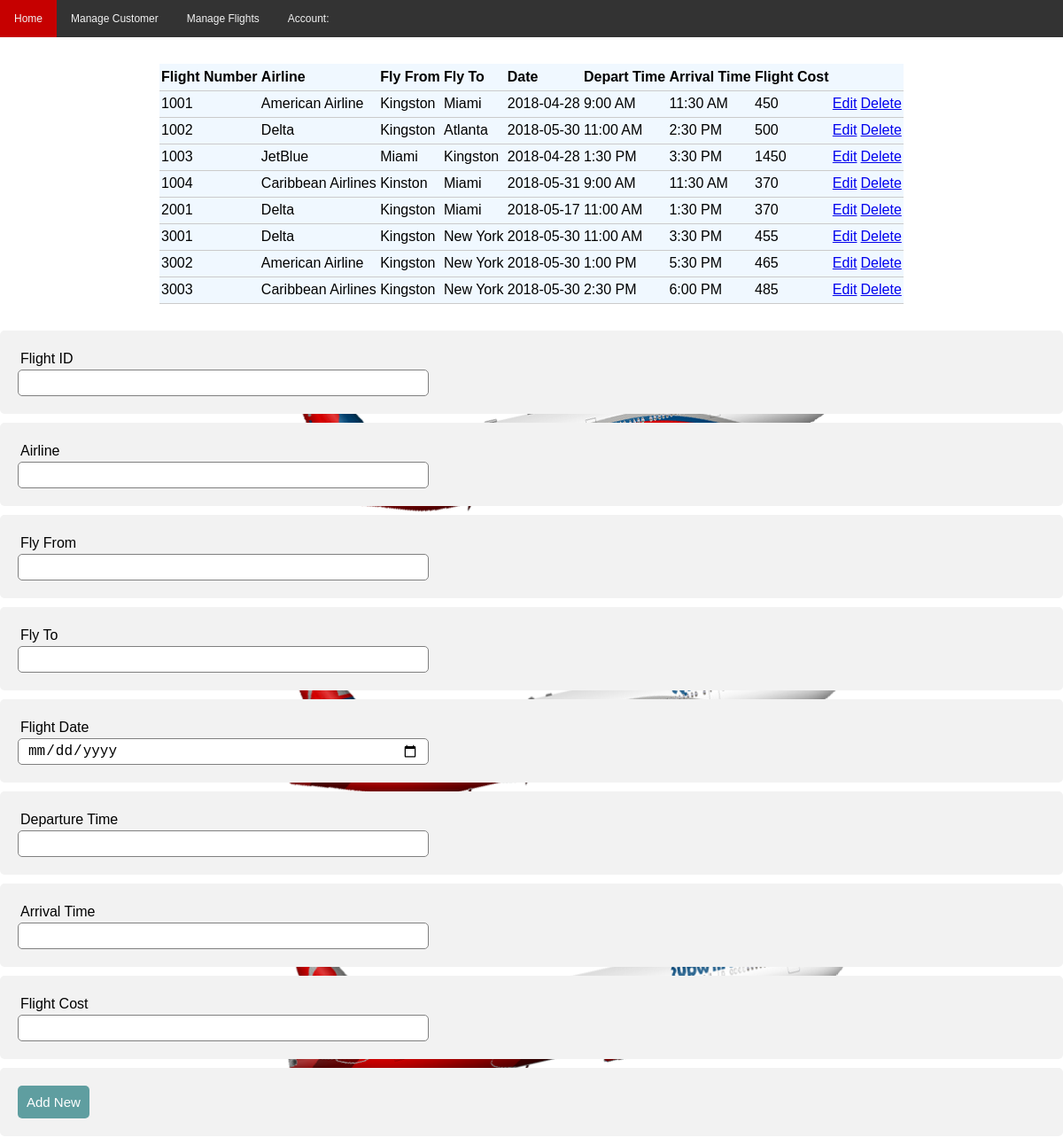
Page /ManageFlights.php on the committed database.
### tables this page shows
CREATE TABLE `flights` (
  `Flight_Number` varchar(50) NOT NULL,
  `Airline` varchar(50) NOT NULL,
  `FlyFrom` varchar(50) NOT NULL,
  `FlyTo` varchar(50) NOT NULL,
  `Date` date NOT NULL,
  `FlightTime` varchar(10) NOT NULL,
  `ArrivalTime` varchar(8) NOT NULL,
  `Price` int(8) NOT NULL
);

### ManageFlights.php (the view, shortened to what this page needs)
<!DOCTYPE HTML>
<?php
include('ManageFlightData.php');
include('AdminMenu.php');
?>
<table>
    <tr>
        <th>Flight Number</th>
        <th>Airline</th>
        <th>Fly From</th>
        <th>Fly To</th>
        <th>Date</th>
        <th>Depart Time</th>
        <th>Arrival Time</th>
        <th>Flight Cost</th>
    </tr>
    <?php while($row= mysqli_fetch_array($results)) {?>
    <tr>
        <td><?php echo $row['Flight_Number']; ?></td>
        <td><?php echo $row['Airline']; ?></td>
        <td><?php echo $row['FlyFrom']; ?></td>
        <td><?php echo $row['FlyTo']; ?></td>
        <td><?php echo $row['Date']; ?></td>
        <td><?php echo $row['FlightTime']; ?></td>
        <td><?php echo $row['ArrivalTime']; ?></td>
        <td><?php echo $row['Price']; ?></td>
        <td>
            <a href="ManageFlights.php?edit=<?php echo $row['Flight_Number']; ?>">Edit</a>
        </td>
        <td>
            <a href="ManageFlights.php?delete=<?php echo $row['Flight_Number']; ?>">Delete</a>
        </td>
    </tr>
    <?php } ?>
</table>
<form method="post" action="ManageFlightData.php">
    <div class="input-group">
        <label>Flight ID</label>
        <input type="text" name="Flight_Number" value="<?php echo $Flight_Number ?>">
    </div>
      <div class="input-group">
        <label>Airline</label>
        <input type="text" name="Airline" value="<?php echo $Airline ?>">
    </div>
      <div class="input-group">
        <label>Fly From</label>
        <input type="text" name="FlyFrom" value="<?php echo $FlyFrom ?>">
    </div>
      <div class="input-group">
        <label>Fly To</label>
        <input type="text" name="FlyTo" value="<?php echo $FlyTo ?>">
    </div>
      <div class="input-group">
        <label>Flight Date</label>
        <input type="date" name="Date" value="<?php echo $Date ?>">
    </div>
      <div class="input-group">
        <label>Departure Time</label>
        <input type="text" name="FlightTime" value="<?php echo $FlightTime ?>">
    </div>
       <div class="input-group">
        <label>Arrival Time</label>
        <input type="text" name="ArrivalTime" value="<?php echo $ArriveTime ?>">
    </div>
      <div class="input-group">
        <label>Flight Cost</label>
        <input type="text" name="Price" value="<?php echo $Price ?>">
    </div>
      <div class="input-group">
          <?php if ( $update == true): ?>
        <button type="submit" name="update" class="btn">Update</button>
          <button type="submit" name="cancel" class="btn">Cancel</button>
          <?php else: ?>
          <button type="submit" name="save" class="btn">Add New</button>
          <?php endif ?>
    </div>
</form>

### ManageFlightData.php (shortened to what this page needs)
<!DOCTYPE HTML>
<?php
     $Flight_Number = "";
     $Airline = "";
     $FlyFrom = "";
     $FlyTo = "";
     $Date = "";
     $FlightTime ="";
     $ArriveTime ="";
     $Price ="";
     $update = false;
    $db = mysqli_connect('localhost', 'root', '' ,'Airline');
        $results = mysqli_query($db,"SELECT * FROM Flights");
?>

### AdminMenu.php (shortened to what this page needs)
<html>
<head>
	  <link rel="stylesheet" type="text/css" href="Style2.css">
</head>
<body>
<ul class = "topnav" id="myTopnav">
    <li><a href = "AdminHome.php" >Home</a></li>
    <li class= "dropdown">Manage Customer </a>
      <li class= "dropdown">Manage Flights </a>
    <li class = "dropdown">Account: <?php echo "$User"?> </a>
    </li>
    </ul>
</body>
</html>

### Style2.css (style rules this page uses)
.input-group { margin: 10px 0px 10px 0px; }
.input-group label { display: block; text-align: left; margin: 3px; }
.input-group input { height: 30px; width: 40%; padding: 5px 10px; font-size: 16px; border-radius: 5px; border: 1px solid gray; }
.btn { padding: 10px; font-size: 15px; color: white; background: #5F9EA0; border: none; border-radius: 5px; }
body { background-color: white; background-image: url(images/image2.png); background-size: 100%; }
div { border-radius: 5px; background-color: #f2f2f2; padding: 20px; }
body { margin:0; }
table { border-collapse: collapse; width:70%; margin: 30px auto; text-align: left; background-color: aliceblue; }
tr { border-bottom: 1px solid #cbcbcb; }
th, td { border: none; height: 30px; padding: 2px; }
ul.topnav { list-style-type: none; margin: 0; padding: 0; overflow: hidden; background-color: #333; }
ul.topnav li { float: left; }
ul.topnav li a { display: inline-block; color: #f2f2f2; text-align: center; padding: 14px 16px; text-decoration: none; transition: 0.3s; font-size: 12px; font-family: Trebuchet MS, Helvetica, sans-serif; }
ul { list-style-type: none; margin: 0; padding: 0; overflow: hidden; background-color: #333; }
li { float: left; }
li a, .dropbtn { display: inline-block; color: white; text-align: center; padding: 14px 16px; text-decoration: none; }
li.dropdown { display: inline-block; color: #f2f2f2; text-align: center; padding: 14px 16px; text-decoration: none; transition: 0.3s; font-size: 12px; font-family: Trebuchet MS, Helvetica, sans-serif; }
* { box-sizing: border-box }
body { font-family: Verdana, sans-serif; margin:0 }

### rows in the picture
flights: Flight_Number "1001", Airline "American Airline", FlyFrom "Kingston", FlyTo "Miami", Date "2018-04-28", FlightTime "9:00 AM", ArrivalTime "11:30 AM", Price "450"
flights: Flight_Number "1002", Airline "Delta", FlyFrom "Kingston", FlyTo "Atlanta", Date "2018-05-30", FlightTime "11:00 AM", ArrivalTime "2:30 PM", Price "500"
flights: Flight_Number "1003", Airline "JetBlue", FlyFrom "Miami", FlyTo "Kingston", Date "2018-04-28", FlightTime "1:30 PM", ArrivalTime "3:30 PM", Price "1450"
flights: Flight_Number "1004", Airline "Caribbean Airlines", FlyFrom "Kinston", FlyTo "Miami", Date "2018-05-31", FlightTime "9:00 AM", ArrivalTime "11:30 AM", Price "370"
flights: Flight_Number "2001", Airline "Delta", FlyFrom "Kingston", FlyTo "Miami", Date "2018-05-17", FlightTime "11:00 AM", ArrivalTime "1:30 PM", Price "370"
flights: Flight_Number "3001", Airline "Delta", FlyFrom "Kingston", FlyTo "New York", Date "2018-05-30", FlightTime "11:00 AM", ArrivalTime "3:30 PM", Price "455"
flights: Flight_Number "3002", Airline "American Airline", FlyFrom "Kingston", FlyTo "New York", Date "2018-05-30", FlightTime "1:00 PM", ArrivalTime "5:30 PM", Price "465"
flights: Flight_Number "3003", Airline "Caribbean Airlines", FlyFrom "Kingston", FlyTo "New York", Date "2018-05-30", FlightTime "2:30 PM", ArrivalTime "6:00 PM", Price "485"
